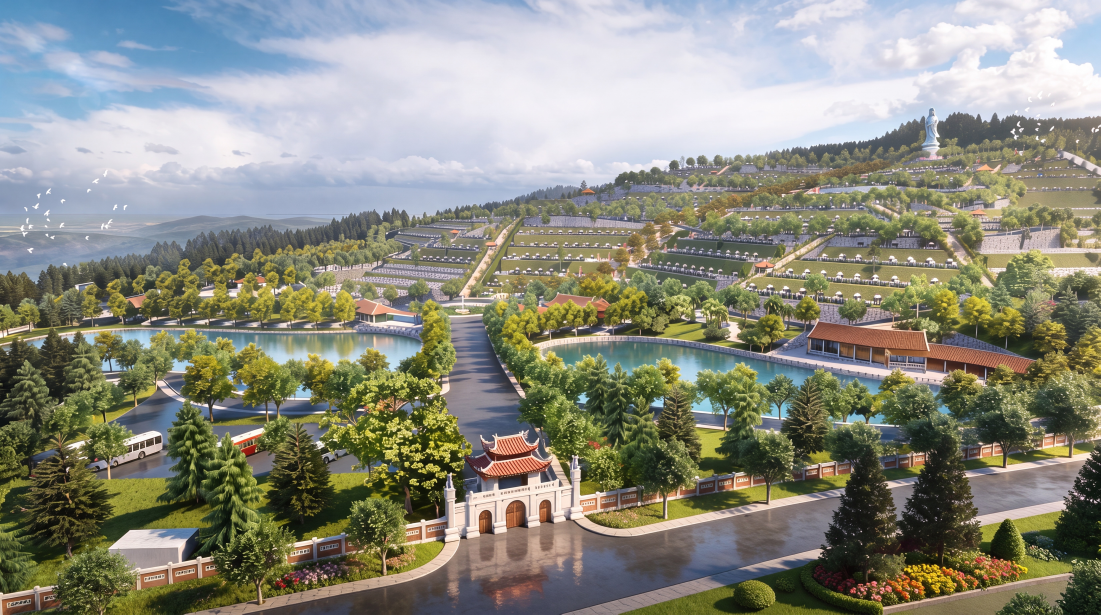
#> input picture Images/cong.jpg, 5504 x 3072 px (shown at 1/5 size); its folder holds only this picture in this run
$ python compress_images.py
#> lines starting #> are read from the running program, lines starting #| are printed output that depends on the picture
import os
from PIL import Image

IMAGES_DIR = r"d:\Code\Landing-Thien-Phuc\Code\Images"

def compress_images():
    total_before = 0
    total_after = 0
    count = 0

    for root, dirs, files in os.walk(IMAGES_DIR):
        for file in files:
            ext = os.path.splitext(file)[1].lower()
            if ext in ['.jpg', '.jpeg', '.png', '.webp']:
                file_path = os.path.join(root, file)
                size_before = os.path.getsize(file_path)
                total_before += size_before

                try:
                    with Image.open(file_path) as img:
                        # Convert RGBA to RGB for JPEG if needed
#> img is the input picture: PIL image 5504x3072 RGB; mean R, G, B 139.7, 140.3, 127.7
                        if ext in ['.jpg', '.jpeg'] and img.mode in ('RGBA', 'P'):
                            img = img.convert('RGB')

                        width, height = img.size
#> width = 5504; height = 3072
                        max_dim = 1920 if 'Photos' in root else 1000

                        if width > max_dim or height > max_dim:
                            if width > height:
                                new_w = max_dim
                                new_h = int(height * (max_dim / width))
#> new_h = 558
                            else:
                                new_h = max_dim
                                new_w = int(width * (max_dim / height))
                            img = img.resize((new_w, new_h), Image.Resampling.LANCZOS)
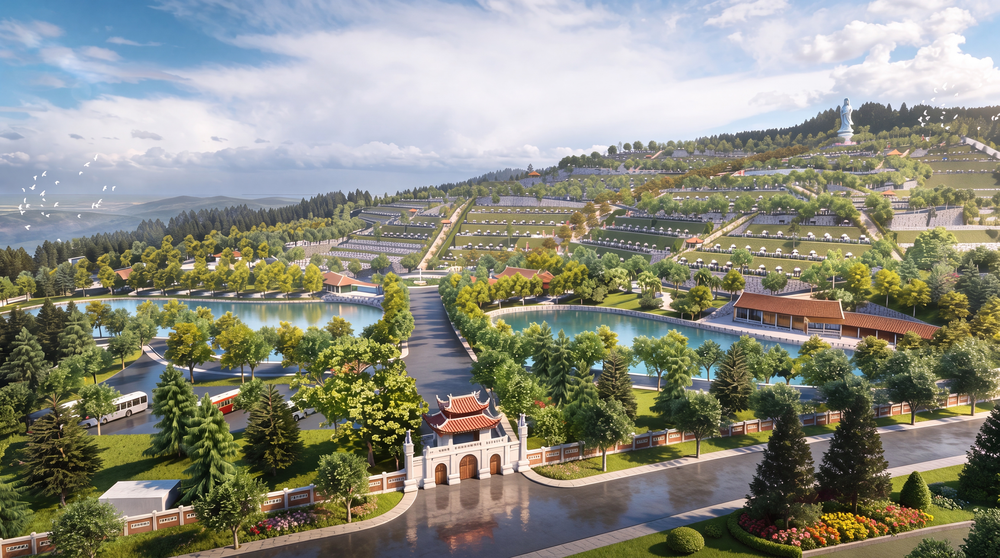
#> img: PIL image 1000x558 RGB; mean R, G, B 139.7, 140.3, 127.7

                        if ext in ['.jpg', '.jpeg']:
                            img.save(file_path, 'JPEG', quality=82, optimize=True, progressive=True)
                        elif ext == '.png':
                            img.save(file_path, 'PNG', optimize=True)

                        size_after = os.path.getsize(file_path)
                        total_after += size_after
                        count += 1
                        print(f"Compressed {file}: {size_before/1024:.1f}KB -> {size_after/1024:.1f}KB ({(1 - size_after/size_before)*100:.1f}% saved)")

                except Exception as e:
                    print(f"Error processing {file}: {e}")

    print(f"\nCompleted! {count} images processed.")
    print(f"Total size before: {total_before / (1024*1024):.2f} MB")
    print(f"Total size after:  {total_after / (1024*1024):.2f} MB")
    print(f"Total saved:       {(total_before - total_after) / (1024*1024):.2f} MB ({(1 - total_after/total_before)*100:.1f}%)")

if __name__ == '__main__':
    compress_images()

$ run again, on Images/nha_dieu_hanh.jpg
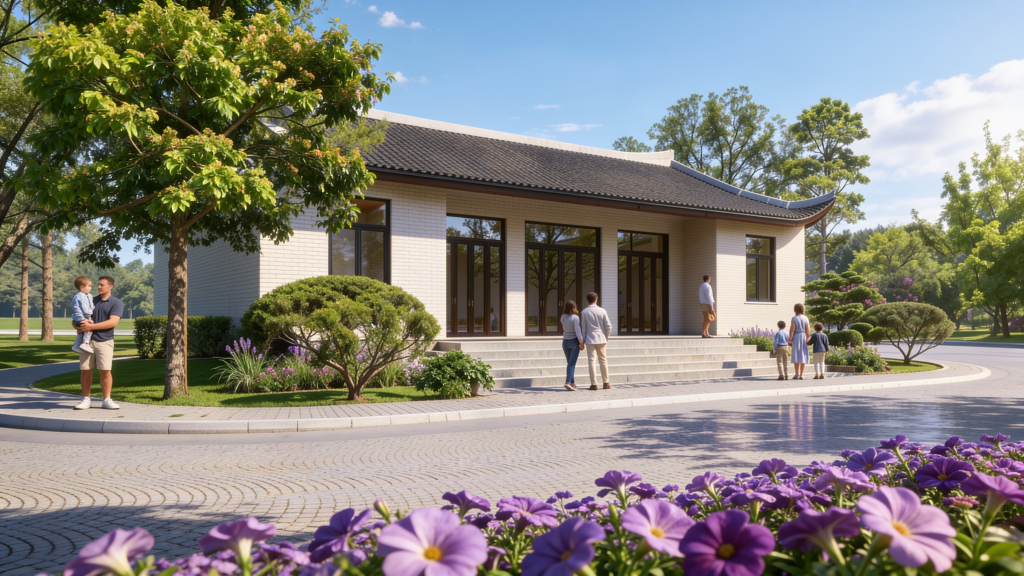
#> input picture Images/nha_dieu_hanh.jpg, 4096 x 2304 px (shown at 1/4 size)
#> in compress_images, img is the input picture: PIL image 4096x2304 RGB; mean R, G, B 133.3, 131.8, 124.6
#> in compress_images, `img = img.resize((new_w, new_h), Image.Resampling.LANCZOS)`:
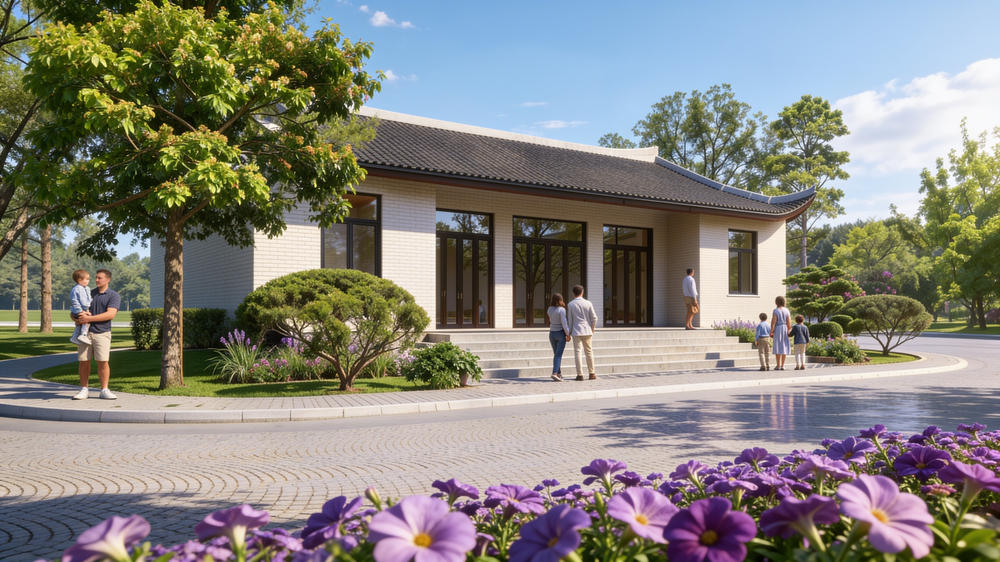
#> img: PIL image 1000x562 RGB; mean R, G, B 133.3, 131.8, 124.6

$ run again, on Images/nha_hang_thuy_ta.jpg
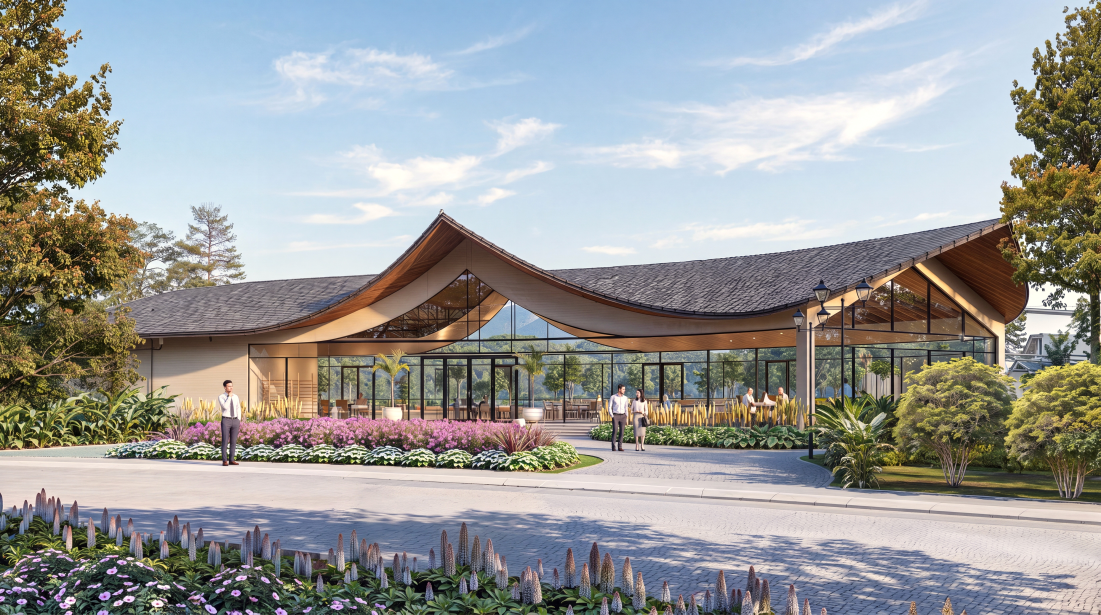
#> input picture Images/nha_hang_thuy_ta.jpg, 5504 x 3072 px (shown at 1/5 size)
#> in compress_images, img is the input picture: PIL image 5504x3072 RGB; mean R, G, B 153.5, 154.8, 153.4
#> in compress_images, `img = img.resize((new_w, new_h), Image.Resampling.LANCZOS)`:
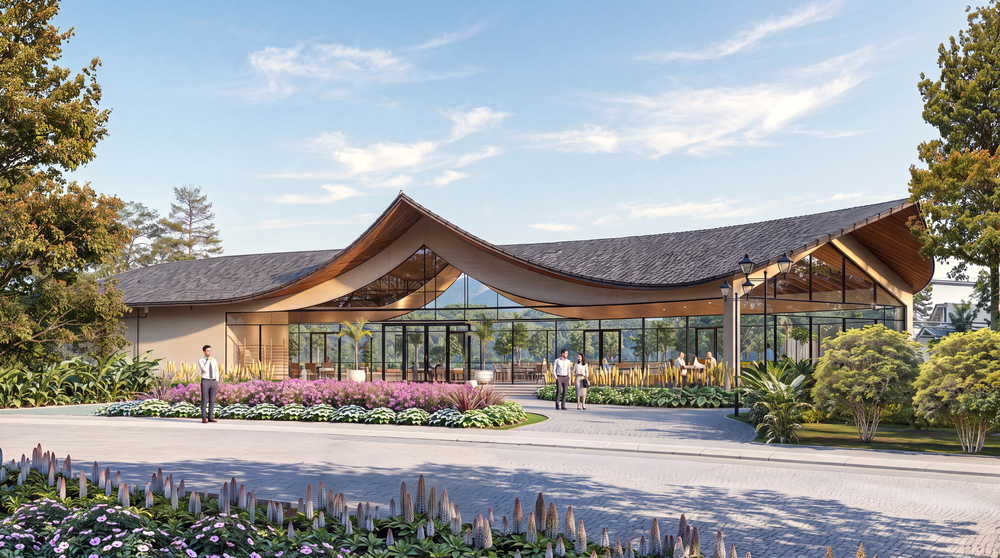
#> img: PIL image 1000x558 RGB; mean R, G, B 153.4, 154.8, 153.4

$ run again, on Images/nha_hang_thuy_ta_dem.jpg
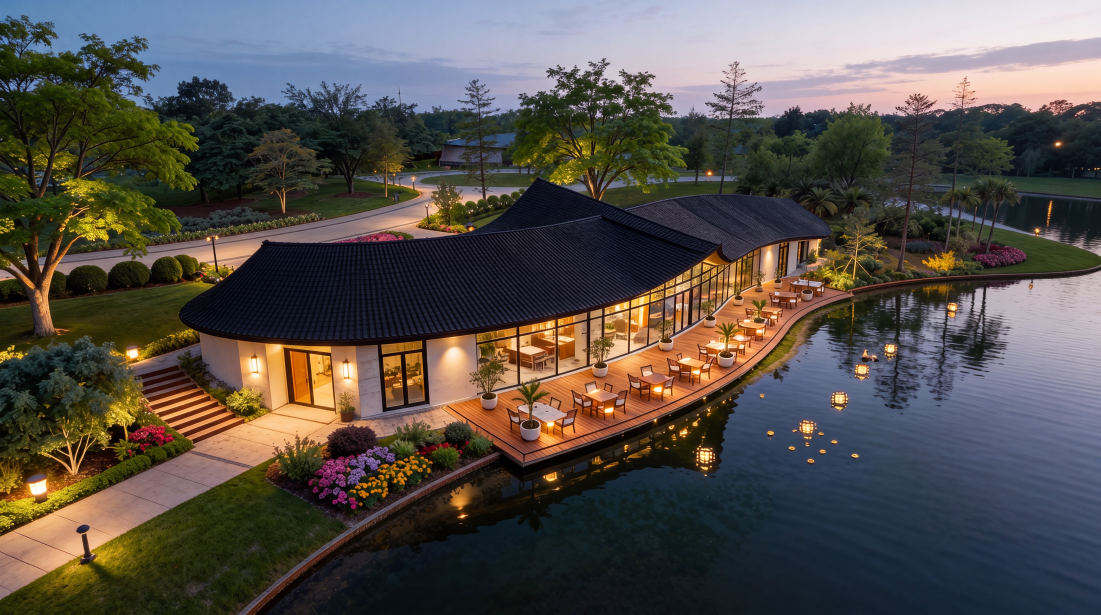
#> input picture Images/nha_hang_thuy_ta_dem.jpg, 5504 x 3072 px (shown at 1/5 size)
#> in compress_images, img is the input picture: PIL image 5504x3072 RGB; mean R, G, B 86.4, 80.5, 75.3
#> in compress_images, `img = img.resize((new_w, new_h), Image.Resampling.LANCZOS)`:
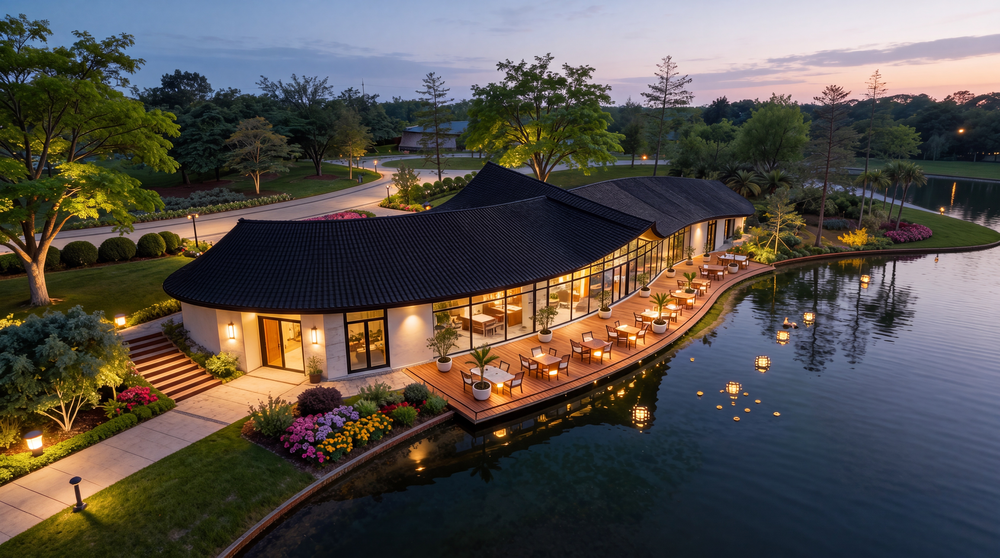
#> img: PIL image 1000x558 RGB; mean R, G, B 86.4, 80.5, 75.3

$ run again, on Images/den_trinh.jpg
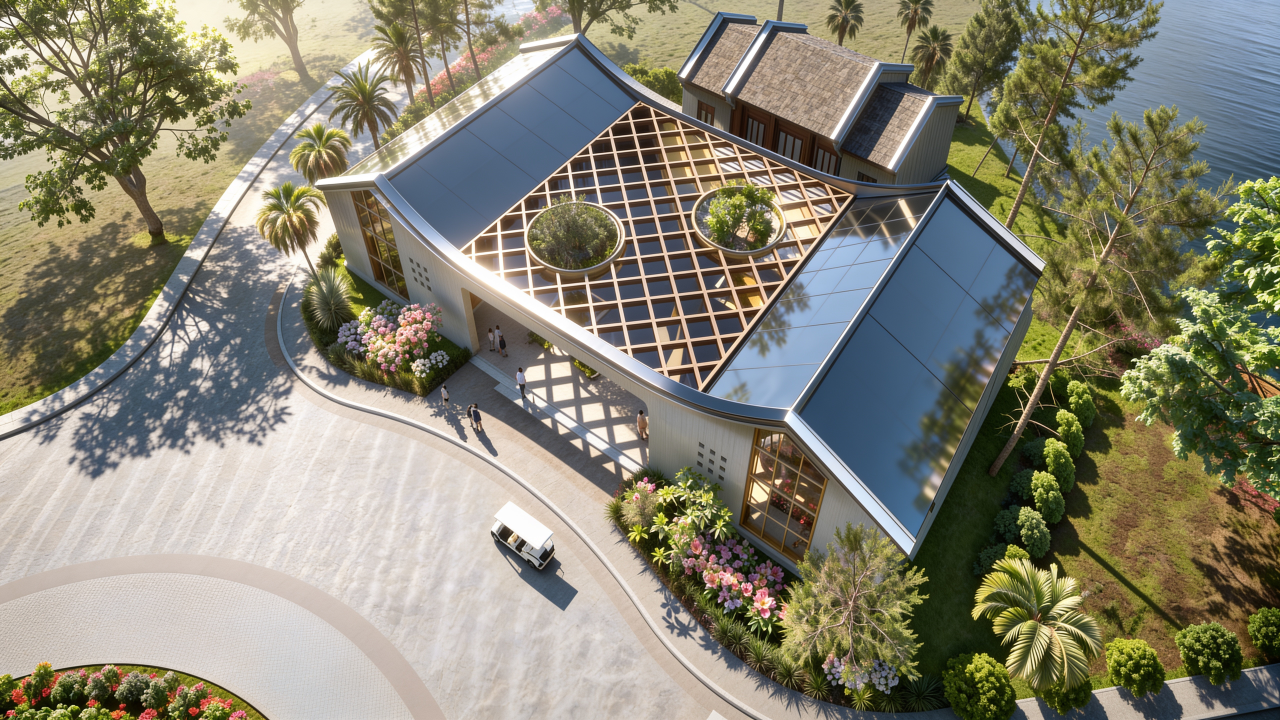
#> input picture Images/den_trinh.jpg, 5120 x 2880 px (shown at 1/4 size)
#> in compress_images, img is the input picture: PIL image 5120x2880 RGB; mean R, G, B 135.3, 132.3, 115.3
#> in compress_images, `img = img.resize((new_w, new_h), Image.Resampling.LANCZOS)`:
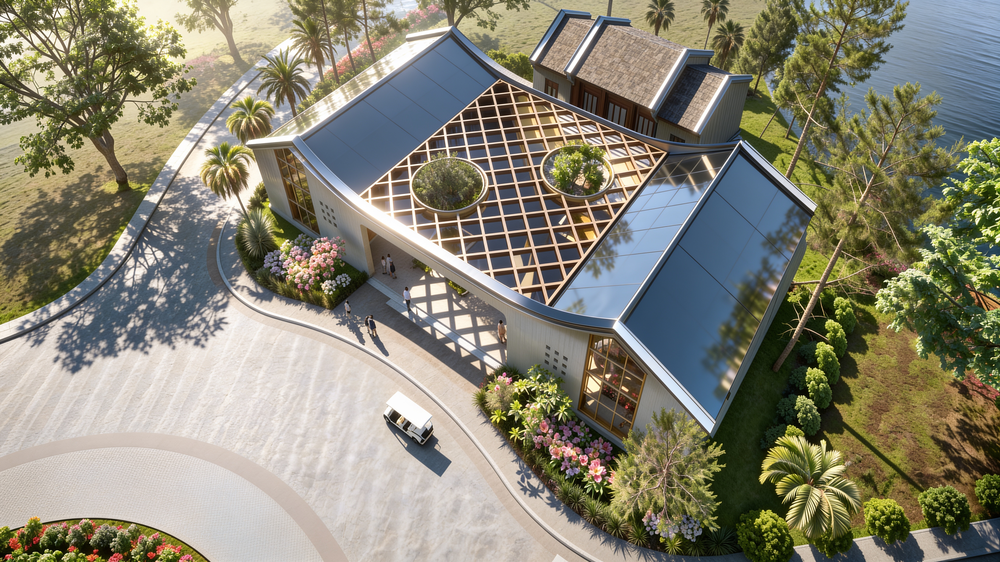
#> img: PIL image 1000x562 RGB; mean R, G, B 135.3, 132.3, 115.3
